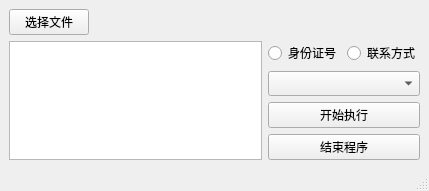
<?xml version="1.0" encoding="UTF-8"?>
<ui version="4.0">
 <class>MainWindow</class>
 <widget class="QMainWindow" name="MainWindow">
  <property name="geometry">
   <rect>
    <x>0</x>
    <y>0</y>
    <width>429</width>
    <height>191</height>
   </rect>
  </property>
  <property name="windowTitle">
   <string>适用于验证身份证和联系方式的程序  --by@8bit</string>
  </property>
  <widget class="QWidget" name="centralwidget">
   <layout class="QVBoxLayout" name="verticalLayout_3">
    <item>
     <layout class="QHBoxLayout" name="horizontalLayout">
      <item>
       <widget class="QPushButton" name="getfilebutton">
        <property name="sizePolicy">
         <sizepolicy hsizetype="Fixed" vsizetype="Fixed">
          <horstretch>0</horstretch>
          <verstretch>0</verstretch>
         </sizepolicy>
        </property>
        <property name="text">
         <string>选择文件</string>
        </property>
       </widget>
      </item>
      <item>
       <widget class="QLabel" name="filelabel">
        <property name="text">
         <string/>
        </property>
       </widget>
      </item>
     </layout>
    </item>
    <item>
     <layout class="QHBoxLayout" name="horizontalLayout_3">
      <item>
       <widget class="QListWidget" name="sheetlist"/>
      </item>
      <item>
       <layout class="QVBoxLayout" name="verticalLayout_2">
        <item>
         <layout class="QHBoxLayout" name="horizontalLayout_2">
          <item>
           <widget class="QRadioButton" name="idbutton">
            <property name="text">
             <string>身份证号</string>
            </property>
           </widget>
          </item>
          <item>
           <widget class="QRadioButton" name="numbutton">
            <property name="text">
             <string>联系方式</string>
            </property>
           </widget>
          </item>
         </layout>
        </item>
        <item>
         <layout class="QVBoxLayout" name="verticalLayout">
          <item>
           <widget class="QComboBox" name="rangecombom">
            <property name="sizePolicy">
             <sizepolicy hsizetype="Minimum" vsizetype="Minimum">
              <horstretch>0</horstretch>
              <verstretch>0</verstretch>
             </sizepolicy>
            </property>
           </widget>
          </item>
          <item>
           <widget class="QPushButton" name="runbutton">
            <property name="sizePolicy">
             <sizepolicy hsizetype="Minimum" vsizetype="Minimum">
              <horstretch>0</horstretch>
              <verstretch>0</verstretch>
             </sizepolicy>
            </property>
            <property name="text">
             <string>开始执行</string>
            </property>
           </widget>
          </item>
          <item>
           <widget class="QPushButton" name="exitbutton">
            <property name="sizePolicy">
             <sizepolicy hsizetype="Minimum" vsizetype="Minimum">
              <horstretch>0</horstretch>
              <verstretch>0</verstretch>
             </sizepolicy>
            </property>
            <property name="text">
             <string>结束程序</string>
            </property>
           </widget>
          </item>
         </layout>
        </item>
       </layout>
      </item>
     </layout>
    </item>
   </layout>
  </widget>
  <widget class="QStatusBar" name="statusbar"/>
 </widget>
 <resources/>
 <connections/>
</ui>
